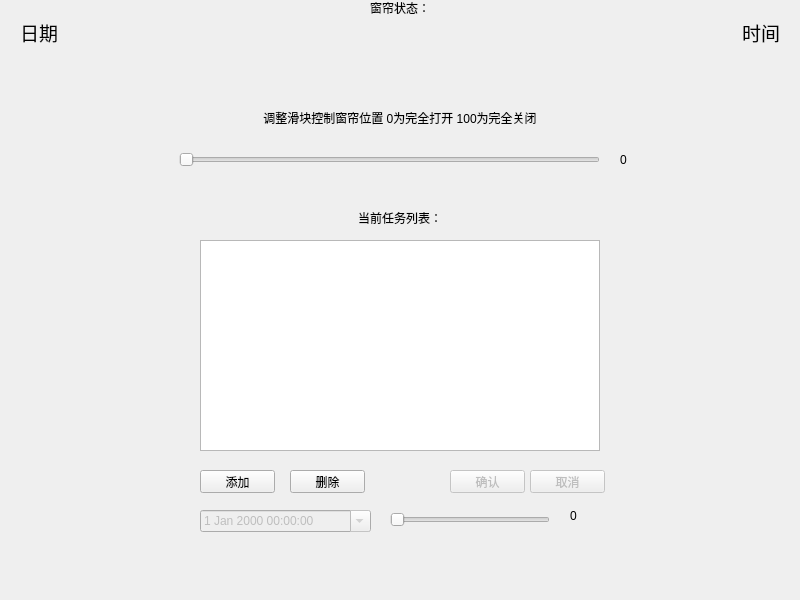
<?xml version="1.0" encoding="UTF-8"?>
<ui version="4.0">
 <class>MainWindow</class>
 <widget class="QMainWindow" name="MainWindow">
  <property name="windowModality">
   <enum>Qt::NonModal</enum>
  </property>
  <property name="enabled">
   <bool>true</bool>
  </property>
  <property name="geometry">
   <rect>
    <x>0</x>
    <y>0</y>
    <width>800</width>
    <height>600</height>
   </rect>
  </property>
  <property name="sizePolicy">
   <sizepolicy hsizetype="Fixed" vsizetype="Preferred">
    <horstretch>14</horstretch>
    <verstretch>0</verstretch>
   </sizepolicy>
  </property>
  <property name="minimumSize">
   <size>
    <width>800</width>
    <height>600</height>
   </size>
  </property>
  <property name="maximumSize">
   <size>
    <width>800</width>
    <height>600</height>
   </size>
  </property>
  <property name="contextMenuPolicy">
   <enum>Qt::NoContextMenu</enum>
  </property>
  <property name="windowTitle">
   <string>Electric curtain</string>
  </property>
  <property name="autoFillBackground">
   <bool>false</bool>
  </property>
  <property name="inputMethodHints">
   <set>Qt::ImhNone</set>
  </property>
  <property name="animated">
   <bool>true</bool>
  </property>
  <property name="documentMode">
   <bool>false</bool>
  </property>
  <widget class="QWidget" name="centralwidget">
   <property name="enabled">
    <bool>true</bool>
   </property>
   <property name="minimumSize">
    <size>
     <width>800</width>
     <height>600</height>
    </size>
   </property>
   <property name="maximumSize">
    <size>
     <width>800</width>
     <height>600</height>
    </size>
   </property>
   <property name="autoFillBackground">
    <bool>false</bool>
   </property>
   <widget class="QSlider" name="ControlSlider">
    <property name="enabled">
     <bool>true</bool>
    </property>
    <property name="geometry">
     <rect>
      <x>179</x>
      <y>150</y>
      <width>421</width>
      <height>20</height>
     </rect>
    </property>
    <property name="styleSheet">
     <string notr="true">gridline-color: rgb(255, 255, 255);</string>
    </property>
    <property name="maximum">
     <number>100</number>
    </property>
    <property name="pageStep">
     <number>0</number>
    </property>
    <property name="tracking">
     <bool>false</bool>
    </property>
    <property name="orientation">
     <enum>Qt::Horizontal</enum>
    </property>
   </widget>
   <widget class="QLabel" name="CurValue">
    <property name="geometry">
     <rect>
      <x>620</x>
      <y>150</y>
      <width>41</width>
      <height>20</height>
     </rect>
    </property>
    <property name="text">
     <string>0</string>
    </property>
   </widget>
   <widget class="QLabel" name="SysDataLabel">
    <property name="geometry">
     <rect>
      <x>20</x>
      <y>20</y>
      <width>200</width>
      <height>24</height>
     </rect>
    </property>
    <property name="sizePolicy">
     <sizepolicy hsizetype="Expanding" vsizetype="Preferred">
      <horstretch>0</horstretch>
      <verstretch>0</verstretch>
     </sizepolicy>
    </property>
    <property name="font">
     <font>
      <pointsize>14</pointsize>
     </font>
    </property>
    <property name="text">
     <string>日期</string>
    </property>
   </widget>
   <widget class="QLabel" name="SysTimeLabel">
    <property name="geometry">
     <rect>
      <x>580</x>
      <y>20</y>
      <width>200</width>
      <height>24</height>
     </rect>
    </property>
    <property name="sizePolicy">
     <sizepolicy hsizetype="Expanding" vsizetype="Preferred">
      <horstretch>0</horstretch>
      <verstretch>0</verstretch>
     </sizepolicy>
    </property>
    <property name="font">
     <font>
      <pointsize>14</pointsize>
     </font>
    </property>
    <property name="layoutDirection">
     <enum>Qt::RightToLeft</enum>
    </property>
    <property name="text">
     <string>时间</string>
    </property>
    <property name="scaledContents">
     <bool>false</bool>
    </property>
    <property name="alignment">
     <set>Qt::AlignRight|Qt::AlignTrailing|Qt::AlignVCenter</set>
    </property>
   </widget>
   <widget class="QLabel" name="Tiplabel">
    <property name="geometry">
     <rect>
      <x>0</x>
      <y>560</y>
      <width>800</width>
      <height>14</height>
     </rect>
    </property>
    <property name="font">
     <font>
      <pointsize>10</pointsize>
     </font>
    </property>
    <property name="text">
     <string/>
    </property>
    <property name="alignment">
     <set>Qt::AlignCenter</set>
    </property>
   </widget>
   <widget class="QLabel" name="Bg">
    <property name="enabled">
     <bool>true</bool>
    </property>
    <property name="geometry">
     <rect>
      <x>0</x>
      <y>0</y>
      <width>800</width>
      <height>600</height>
     </rect>
    </property>
    <property name="autoFillBackground">
     <bool>false</bool>
    </property>
    <property name="styleSheet">
     <string notr="true">image: url(:/images/main_bg.png);</string>
    </property>
    <property name="text">
     <string/>
    </property>
   </widget>
   <widget class="QListWidget" name="ListWidget">
    <property name="geometry">
     <rect>
      <x>200</x>
      <y>240</y>
      <width>400</width>
      <height>211</height>
     </rect>
    </property>
   </widget>
   <widget class="QPushButton" name="DeleteMissionBtn">
    <property name="geometry">
     <rect>
      <x>290</x>
      <y>470</y>
      <width>75</width>
      <height>23</height>
     </rect>
    </property>
    <property name="text">
     <string>删除</string>
    </property>
   </widget>
   <widget class="QPushButton" name="AddMissionBtn">
    <property name="geometry">
     <rect>
      <x>200</x>
      <y>470</y>
      <width>75</width>
      <height>23</height>
     </rect>
    </property>
    <property name="text">
     <string>添加</string>
    </property>
   </widget>
   <widget class="QLabel" name="MissionTitle">
    <property name="geometry">
     <rect>
      <x>0</x>
      <y>210</y>
      <width>800</width>
      <height>16</height>
     </rect>
    </property>
    <property name="locale">
     <locale language="Chinese" country="China"/>
    </property>
    <property name="text">
     <string>当前任务列表：</string>
    </property>
    <property name="alignment">
     <set>Qt::AlignCenter</set>
    </property>
   </widget>
   <widget class="QLabel" name="CurtainState">
    <property name="geometry">
     <rect>
      <x>0</x>
      <y>0</y>
      <width>800</width>
      <height>16</height>
     </rect>
    </property>
    <property name="locale">
     <locale language="Chinese" country="China"/>
    </property>
    <property name="text">
     <string>窗帘状态：</string>
    </property>
    <property name="alignment">
     <set>Qt::AlignCenter</set>
    </property>
   </widget>
   <widget class="QLabel" name="ControlSliderOperationTip">
    <property name="geometry">
     <rect>
      <x>0</x>
      <y>110</y>
      <width>800</width>
      <height>16</height>
     </rect>
    </property>
    <property name="locale">
     <locale language="Chinese" country="China"/>
    </property>
    <property name="text">
     <string>调整滑块控制窗帘位置 0为完全打开 100为完全关闭</string>
    </property>
    <property name="alignment">
     <set>Qt::AlignCenter</set>
    </property>
   </widget>
   <widget class="QPushButton" name="ComfirmBtn">
    <property name="enabled">
     <bool>false</bool>
    </property>
    <property name="geometry">
     <rect>
      <x>450</x>
      <y>470</y>
      <width>75</width>
      <height>23</height>
     </rect>
    </property>
    <property name="text">
     <string>确认</string>
    </property>
   </widget>
   <widget class="QDateTimeEdit" name="MissionDataTime">
    <property name="enabled">
     <bool>false</bool>
    </property>
    <property name="geometry">
     <rect>
      <x>200</x>
      <y>510</y>
      <width>171</width>
      <height>22</height>
     </rect>
    </property>
    <property name="autoFillBackground">
     <bool>false</bool>
    </property>
    <property name="calendarPopup">
     <bool>true</bool>
    </property>
   </widget>
   <widget class="QLabel" name="MissionValue">
    <property name="geometry">
     <rect>
      <x>570</x>
      <y>510</y>
      <width>54</width>
      <height>12</height>
     </rect>
    </property>
    <property name="text">
     <string>0</string>
    </property>
   </widget>
   <widget class="QSlider" name="MissionSlider">
    <property name="enabled">
     <bool>false</bool>
    </property>
    <property name="geometry">
     <rect>
      <x>390</x>
      <y>510</y>
      <width>160</width>
      <height>19</height>
     </rect>
    </property>
    <property name="orientation">
     <enum>Qt::Horizontal</enum>
    </property>
   </widget>
   <widget class="QPushButton" name="CancelBtn">
    <property name="enabled">
     <bool>false</bool>
    </property>
    <property name="geometry">
     <rect>
      <x>530</x>
      <y>470</y>
      <width>75</width>
      <height>23</height>
     </rect>
    </property>
    <property name="text">
     <string>取消</string>
    </property>
   </widget>
   <zorder>Bg</zorder>
   <zorder>ControlSlider</zorder>
   <zorder>CurValue</zorder>
   <zorder>SysDataLabel</zorder>
   <zorder>SysTimeLabel</zorder>
   <zorder>Tiplabel</zorder>
   <zorder>ListWidget</zorder>
   <zorder>DeleteMissionBtn</zorder>
   <zorder>AddMissionBtn</zorder>
   <zorder>MissionTitle</zorder>
   <zorder>CurtainState</zorder>
   <zorder>ControlSliderOperationTip</zorder>
   <zorder>ComfirmBtn</zorder>
   <zorder>MissionDataTime</zorder>
   <zorder>MissionValue</zorder>
   <zorder>MissionSlider</zorder>
   <zorder>CancelBtn</zorder>
  </widget>
 </widget>
 <tabstops>
  <tabstop>MissionDataTime</tabstop>
  <tabstop>ControlSlider</tabstop>
  <tabstop>ListWidget</tabstop>
  <tabstop>AddMissionBtn</tabstop>
  <tabstop>DeleteMissionBtn</tabstop>
 </tabstops>
 <resources>
  <include location="APPResources.qrc"/>
 </resources>
 <connections>
  <connection>
   <sender>ControlSlider</sender>
   <signal>sliderReleased()</signal>
   <receiver>MainWindow</receiver>
   <slot>OnSliderReleased()</slot>
   <hints>
    <hint type="sourcelabel">
     <x>408</x>
     <y>168</y>
    </hint>
    <hint type="destinationlabel">
     <x>350</x>
     <y>225</y>
    </hint>
   </hints>
  </connection>
  <connection>
   <sender>ControlSlider</sender>
   <signal>sliderMoved(int)</signal>
   <receiver>CurValue</receiver>
   <slot>setNum(int)</slot>
   <hints>
    <hint type="sourcelabel">
     <x>266</x>
     <y>168</y>
    </hint>
    <hint type="destinationlabel">
     <x>640</x>
     <y>169</y>
    </hint>
   </hints>
  </connection>
  <connection>
   <sender>DeleteMissionBtn</sender>
   <signal>clicked()</signal>
   <receiver>MainWindow</receiver>
   <slot>OnDeleteMissionClicked()</slot>
   <hints>
    <hint type="sourcelabel">
     <x>321</x>
     <y>492</y>
    </hint>
    <hint type="destinationlabel">
     <x>633</x>
     <y>559</y>
    </hint>
   </hints>
  </connection>
  <connection>
   <sender>AddMissionBtn</sender>
   <signal>clicked()</signal>
   <receiver>MainWindow</receiver>
   <slot>OnAddMissionClicked()</slot>
   <hints>
    <hint type="sourcelabel">
     <x>200</x>
     <y>492</y>
    </hint>
    <hint type="destinationlabel">
     <x>676</x>
     <y>442</y>
    </hint>
   </hints>
  </connection>
  <connection>
   <sender>MissionSlider</sender>
   <signal>valueChanged(int)</signal>
   <receiver>MissionValue</receiver>
   <slot>setNum(int)</slot>
   <hints>
    <hint type="sourcelabel">
     <x>503</x>
     <y>522</y>
    </hint>
    <hint type="destinationlabel">
     <x>584</x>
     <y>520</y>
    </hint>
   </hints>
  </connection>
  <connection>
   <sender>CancelBtn</sender>
   <signal>clicked()</signal>
   <receiver>MainWindow</receiver>
   <slot>OnCancelBtnClicked()</slot>
   <hints>
    <hint type="sourcelabel">
     <x>568</x>
     <y>481</y>
    </hint>
    <hint type="destinationlabel">
     <x>682</x>
     <y>488</y>
    </hint>
   </hints>
  </connection>
  <connection>
   <sender>ComfirmBtn</sender>
   <signal>clicked()</signal>
   <receiver>MainWindow</receiver>
   <slot>OnConfirmBtnClicked()</slot>
   <hints>
    <hint type="sourcelabel">
     <x>495</x>
     <y>488</y>
    </hint>
    <hint type="destinationlabel">
     <x>164</x>
     <y>545</y>
    </hint>
   </hints>
  </connection>
 </connections>
 <slots>
  <slot>OnOpenBtnClicked()</slot>
  <slot>OnCloseBtnClicked()</slot>
  <slot>OnStartTimerClicked()</slot>
  <slot>OnSliderReleased()</slot>
  <slot>OnDeleteMissionClicked()</slot>
  <slot>OnAddMissionClicked()</slot>
  <slot>OnConfirmBtnClicked()</slot>
  <slot>OnCancelBtnClicked()</slot>
 </slots>
</ui>
